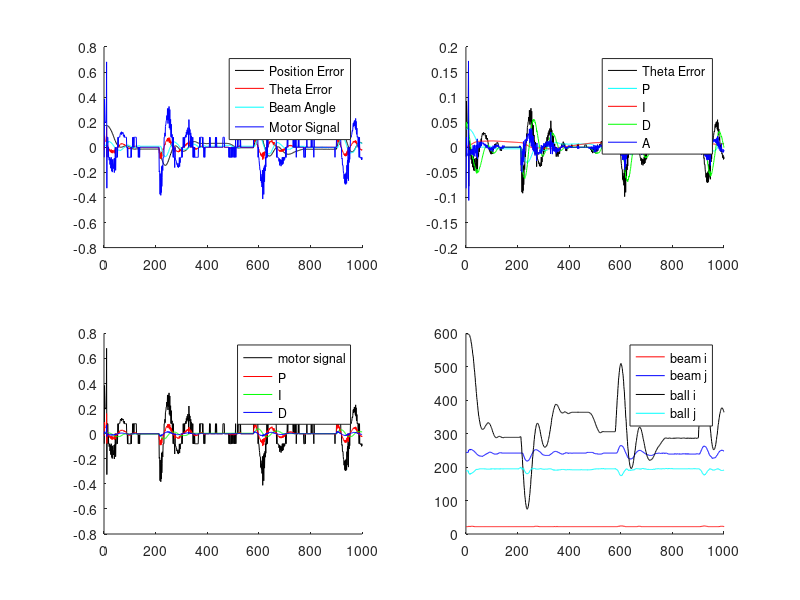

Source code (MATLAB):
% load ("actuatorcontrolsignal.mat")
% load("angleerror.mat")
% load("ballpixels.mat")
% load("ballposition.mat")
% load("beampixels.mat")
% load("PIDerrorsignal.mat")
% load("PIDmotorsignal.mat")
load("results2.mat")

subplot(2,2,1)
hold on
plot(positionError, 'k-');
plot(thetaError,'r-');
plot(beamAngle, 'c-');
plot(motorSignal,'b-');
hold off
legend('Position Error', 'Theta Error', 'Beam Angle', 'Motor Signal')

subplot(2,2,2)
hold on
plot(thetaError, 'k-')
plot(PIDerr(:,1), 'c-');
plot(PIDerr(:,2), 'r-');
plot(PIDerr(:,3), 'g-');
plot(PIDerr(:,4), 'b-');
hold off
legend('Theta Error', 'P', 'I', 'D', 'A')
subplot(2,2,3);
hold on
plot(motorSignal, 'k-')
plot(PIDsig(:,1), 'r-');
plot(PIDsig(:,2), 'g-');
plot(PIDsig(:,3), 'b-');
hold off
legend('motor signal', 'P', 'I', 'D')

subplot(2,2,4);
hold on
plot(beamPixels(:,1) ,'r-');
plot(beamPixels(:,2), 'b-')
plot(ballPixels(:,1), 'k-')
plot(ballPixels(:,2), 'c-')
hold off
legend('beam i', 'beam j', 'ball i', 'ball j')